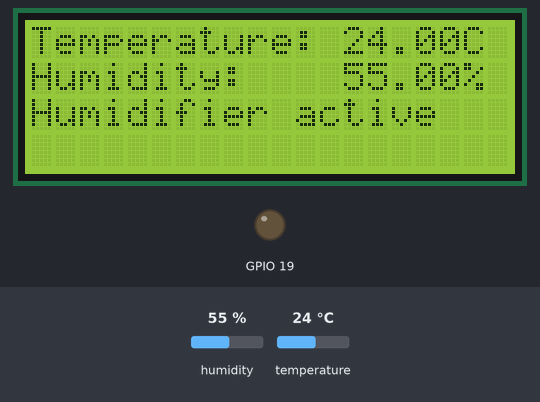
Simulated run of this sketch. Board: ESP32. On the bench: 20×4 character LCD, output pins drawn as LEDs (lit = HIGH). Dashed ring = blinking. The inputs (shaded band) are chosen by the test bench; at power-on: humidity 55 %, temperature 24 °C. WiFi joins after 1.5 s; servers stay silent unless stated; uploads are accepted with an empty reply; what the sketch prints to the serial monitor is not drawn.

Above: at 1.2 s.
1.3 s: humidity set to 59 %
4.1 s: humidity set to 62 %
At 4.6 s:
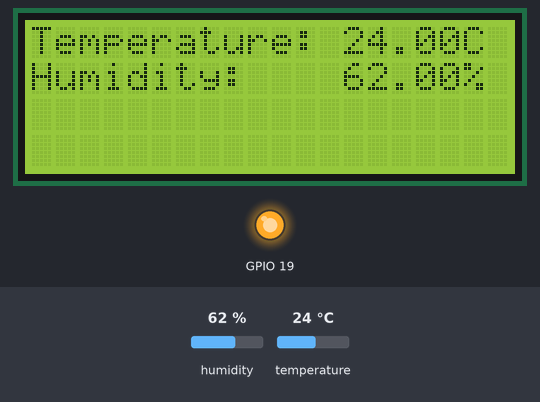
10.2 s: humidity set to 22 %
At 11.0 s:
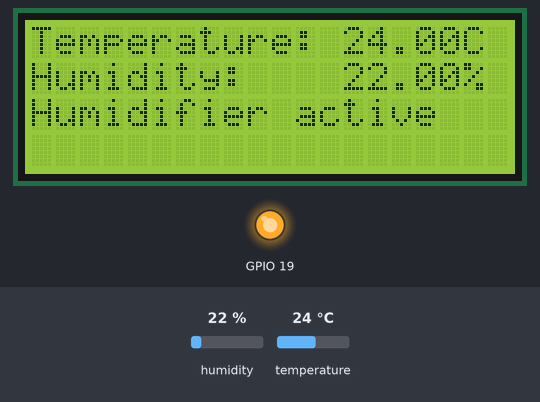
16.3 s: temperature set to 12 °C
At 17.7 s:
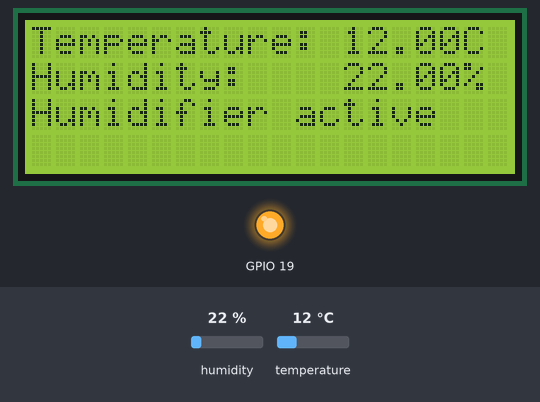
19.1 s: humidity set to 68 %
At 20.99 s:
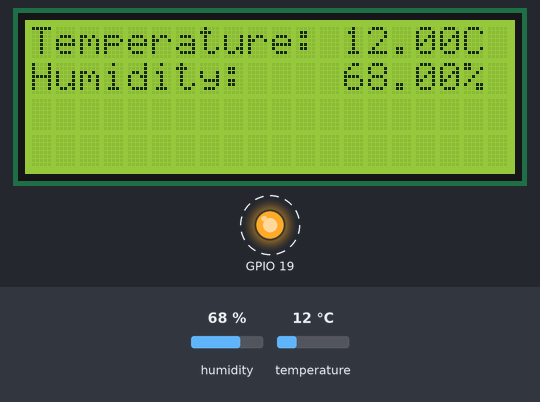
Timing chart, 0 to 22.6 s (numbered marks = the images above; inputs shaded):
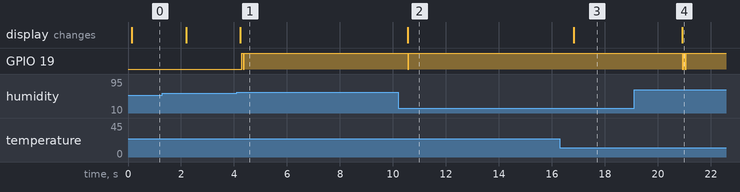

The sketch:

humidifier-code.ino
```cpp
#include <DHT.h>
#include <DHT_U.h>

/**
 * DHT11 Sensor Reader
 * This sketch reads temperature and humidity data from the DHT11 sensor and prints the values to the serial port.
 * It also handles potential error states that might occur during reading.
 *
 * Author: Dhruba Saha
 * Version: 2.1.0
 * License: MIT
 */

// Include the DHT11 library for interfacing with the sensor.
//#include <DHT11.h>
#include <Wire.h>
#include <LiquidCrystal_I2C.h>
#include <WiFi.h>
#include <WiFiMulti.h>

#include <HTTPClient.h>

// Uncomment whatever DHT sensor type you're using
#define DHTTYPE DHT11   // DHT 11
//#define DHTTYPE DHT22   // DHT 22  (AM2302), AM2321
//#define DHTTYPE DHT21   // DHT 21 (AM2301)

// Initialize DHT sensor
DHT dht(18, DHTTYPE);

WiFiMulti wifiMulti;


// Create an instance of the DHT11 class.
// - For Arduino: Connect the sensor to Digital I/O Pin 2.
// - For ESP32: Connect the sensor to pin GPIO2 or P2.
// - For ESP8266: Connect the sensor to GPIO2 or D4.
//DHT11 dht11(18);
LiquidCrystal_I2C lcd(0x27,20,4);

bool HumidifierON = true;
float temperature = 0;
float humidity = 0;

    // Declare task handle
TaskHandle_t BlinkTaskHandle = NULL;

void BlinkTask(void *parameter) {
  for (;;) { // Infinite loop
    if ((wifiMulti.run() == WL_CONNECTED)) {
        HTTPClient http;

        Serial.print("[HTTP] begin...\n");
        // configure traged server and url
        String url = "http://192.168.0.100:5173/api/trpc/setHumidifierVal?input={%22temperature%22:" + String(temperature) + ",%22humidity%22:" + String(humidity) +"}";
        http.begin(url);  //HTTP

        Serial.print("[HTTP] GET...\n");
        // start connection and send HTTP header
        int httpCode = http.GET();

        // httpCode will be negative on error
        if (httpCode > 0) {
        // HTTP header has been send and Server response header has been handled
        Serial.printf("[HTTP] GET... code: %d\n", httpCode);

        // file found at server
        if (httpCode == HTTP_CODE_OK) {
            String payload = http.getString();
            Serial.println(payload);
        }
        } else {
        Serial.printf("[HTTP] GET... failed, error: %s\n", http.errorToString(httpCode).c_str());
        }

        http.end();
    }
    vTaskDelay(1000 / portTICK_PERIOD_MS);
  }
}


void setup() {
    // Initialize serial communication to allow debugging and data readout.
    // Using a baud rate of 9600 bps.
    Serial.begin(9600);

    Wire.begin(6,7);

    pinMode(19, OUTPUT);

    lcd.init();

    // Uncomment the line below to set a custom delay between sensor readings (in milliseconds).
    // dht11.setDelay(500); // Set this to the desired delay. Default is 500ms.

    wifiMulti.addAP("HOTSPOT-1", "MercanSpot2024!");

    xTaskCreatePinnedToCore(
    BlinkTask,         // Task function
    "BlinkTask",       // Task name
    10000,             // Stack size (bytes)
    NULL,              // Parameters
    1,                 // Priority
    &BlinkTaskHandle,  // Task handle
    0                  // Core 1
  );


}

void loop() {

    // Attempt to read the temperature and humidity values from the DHT11 sensor.
    //int result = dht11.readTemperatureHumidity(temperature, humidity);
    temperature = dht.readTemperature();
    humidity = dht.readHumidity();

    // Check the results of the readings.
    // If the reading is successful, print the temperature and humidity values.
    // If there are errors, print the appropriate error messages.
    lcd.clear();
    if (true) {
        Serial.print("Temperature: ");
        Serial.print(temperature);
        Serial.print(" °C\tHumidity: ");
        Serial.print(humidity);
        Serial.println("%");


        // Print a message to the LCD.
        lcd.backlight();
        lcd.setCursor(0,0);
        lcd.print("Temperature: ");
        lcd.print(temperature);
        lcd.print("C");
        lcd.setCursor(0,1);
        lcd.print("Humidity:    ");
        lcd.print(humidity);
        lcd.print("%");

    } else {
    }

    if (humidity <= 60) {
        Serial.println("Humidifier active");

        lcd.setCursor(0,2);
        lcd.print("Humidifier active");

        if(HumidifierON == false){
            digitalWrite(19,LOW);
            delay(50);
            digitalWrite(19,HIGH);
            delay (50);
            HumidifierON = true;
        }

    } else {
        if(HumidifierON == true){
        digitalWrite(19,LOW);
        delay(50);
        digitalWrite(19,HIGH);
        delay(50);
        digitalWrite(19,LOW);
        delay(50);
        digitalWrite(19,HIGH);
        delay(50);
        HumidifierON = false;
        }

    }


    vTaskDelay(100 / portTICK_PERIOD_MS);
}
```

Measured:
- the behaviour switches between 60 and 61 % on humidity (found by bisection; images 0 and 1)
- after the input at 4.1 s, GPIO 19: LOW → HIGH after 0.19 s, → LOW 0.05 s later, → HIGH 0.05 s later; the display: changes after 0.14 s (image 1)
- after the input at 10.2 s, GPIO 19: HIGH → LOW after 0.35 s, → HIGH 0.05 s later; the display: changes after 0.35 s (image 2)
- after the input at 16.3 s, the display: changes after 0.52 s (image 3)
- after the input at 19.1 s, GPIO 19: alternates HIGH for 0.05 s and LOW for 0.05 s, 4 changes in all, then stays HIGH, starting after 1.8 s; the display: changes after 1.8 s (image 4)
